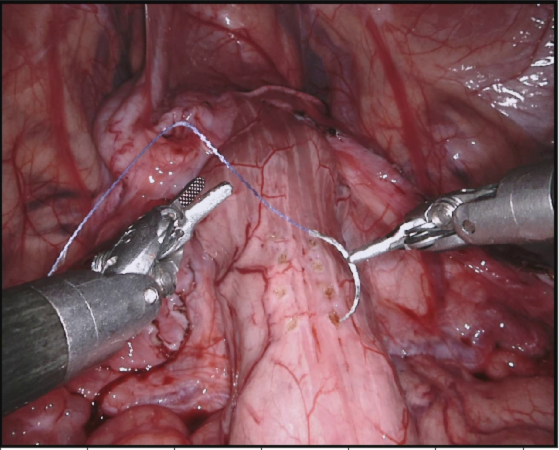
#> input picture data/train/test.jpg, 1118 x 900 px (shown at 1/2 size)
$ python simple_prepare_data.py
#> lines starting #> are read from the running program, lines starting #| are printed output that depends on the picture
#!/usr/bin/env python3
# -*- coding: utf-8 -*-
"""
Created on Tue Jan  1 02:29:19 2019

@author: vmoody
"""

from tqdm import tqdm
import cv2
from pathlib import Path

data_path = Path('data')

train_path = data_path / 'train'

cropped_path = data_path / 'cropped_train'

if __name__ == '__main__':
    for file_name in train_path.glob('*.jpg'):
        img = cv2.imread(str(file_name))
#> img is the input picture: shape (900, 1118, 3); mean B, G, R 83.5, 77.5, 122.8
        print(file_name)

        img = cv2.resize(img, (864, 800)) # img[h_start: h_start + height, w_start: w_start + width]
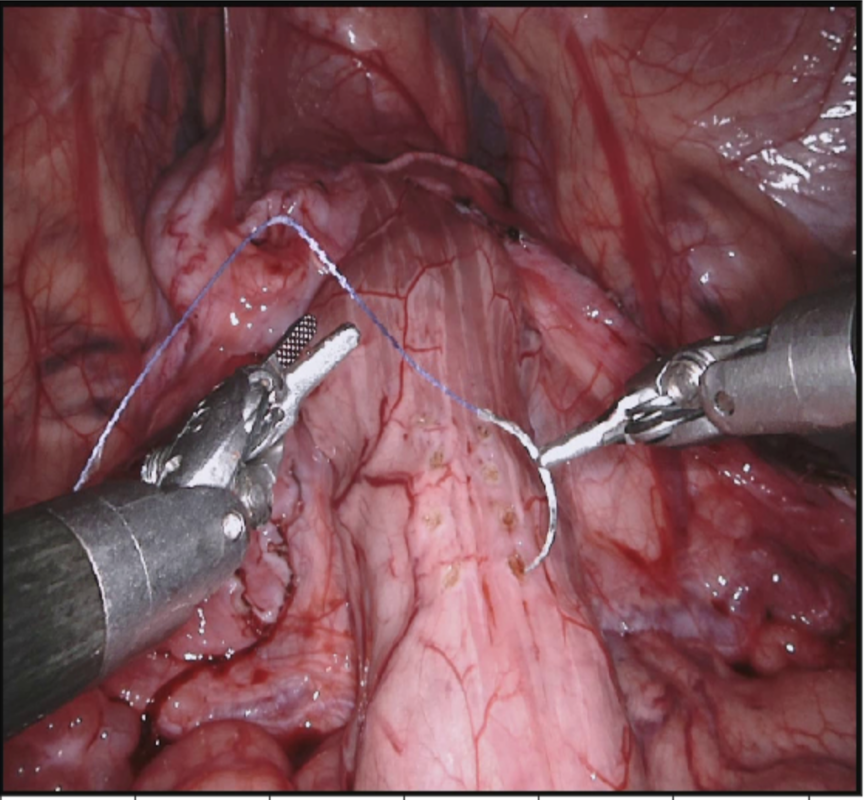
#> img: shape (800, 864, 3); mean B, G, R 83.4, 77.4, 122.7
        cv2.imwrite(str(cropped_path / (file_name.stem + '.jpg')), img,
                        [cv2.IMWRITE_JPEG_QUALITY, 100])
